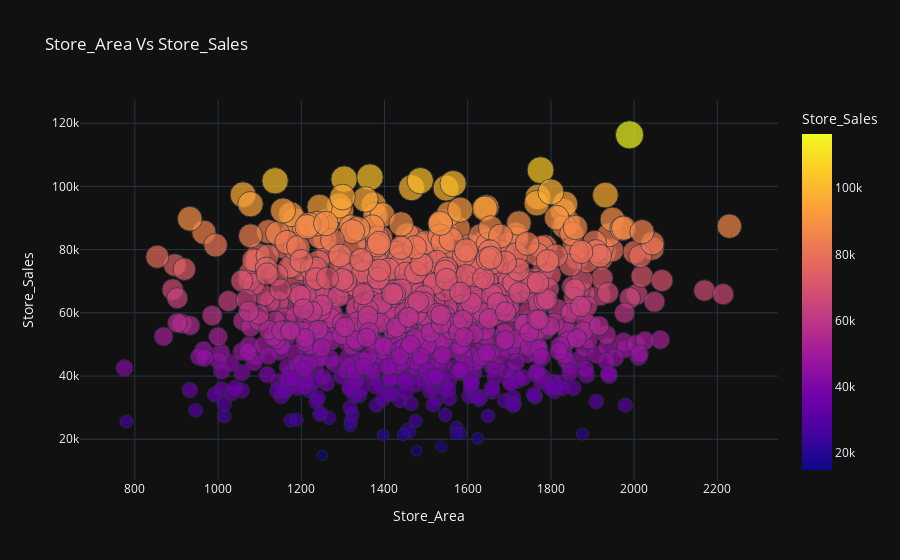

Notebook cell for this chart:
### Code cell
import plotly.express as px
px.scatter(df,df.Store_Area,df.Store_Sales,color='Store_Sales',size='Store_Sales',template='plotly_dark',title='Store_Area Vs Store_Sales')

### Figure 1 — Plotly figure (JSON) as saved in the notebook; plotly's stock layout.template omitted (floating-point values rounded to 4 significant figures; data arrays with more than 128 entries replaced by an {"elided": "..."} marker saying what was removed)
{"data": [{"hovertemplate": "Store_Area=%{x}<br>Store_Sales=%{marker.color}<extra></extra>", "legendgroup": "", "marker": {"color": {"elided": "896 int values"}, "coloraxis": "coloraxis", "size": {"elided": "896 int values"}, "sizemode": "area", "sizeref": 290.8, "symbol": "circle"}, "mode": "markers", "name": "", "orientation": "v", "showlegend": false, "type": "scatter", "x": {"elided": "896 int values"}, "xaxis": "x", "y": {"elided": "896 int values"}, "yaxis": "y"}], "layout": {"coloraxis": {"colorbar": {"title": {"text": "Store_Sales"}}, "colorscale": [[0, "#0d0887"], [0.1111, "#46039f"], [0.2222, "#7201a8"], [0.3333, "#9c179e"], [0.4444, "#bd3786"], [0.5556, "#d8576b"], [0.6667, "#ed7953"], [0.7778, "#fb9f3a"], [0.8889, "#fdca26"], [1, "#f0f921"]]}, "legend": {"itemsizing": "constant", "tracegroupgap": 0}, "title": {"text": "Store_Area Vs Store_Sales"}, "xaxis": {"anchor": "y", "domain": [0, 1], "title": {"text": "Store_Area"}}, "yaxis": {"anchor": "x", "domain": [0, 1], "title": {"text": "Store_Sales"}}}}
